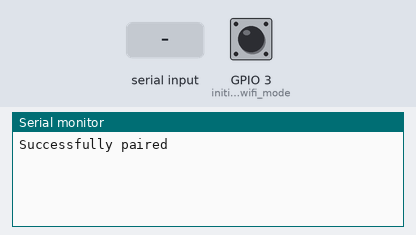
A sketch run on a simulated ESP32. On the bench: the last lines printed to the serial monitor. The test bench sets the inputs (shaded band); at power-on: GPIO 3 (initialize_wifi_mode) HIGH.

Above: at 1.2 s.
1.3 s: GPIO 3 (initialize_wifi_mode) pulled LOW for 0.15 s
At 1.9 s:
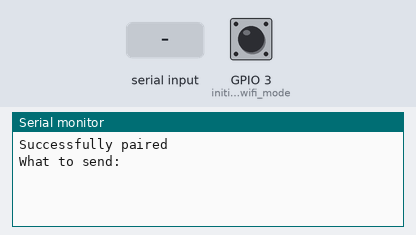
2.9 s: byte 30 received over Serial
At 5.2 s:
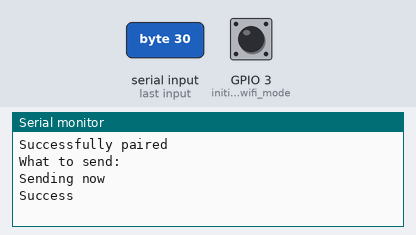

Measured:
- after the input at 1.3 s, the serial monitor: prints a new line at once (image 1)
- after the input at 2.9 s, the serial monitor: prints a new line after 1.0 s (image 2)

The sketch:

Lab3Part3Sender.ino
```cpp
/*filename: Lab3Part3Sender.ino
Author: Theo Favour, Christopher Andrade
Date: 6/17/24
Description: Sends a message to be received on the serial monitor of the other ESP32 */

// MAC Address: 74:4D:BD:7D:40:18

#include <esp_now.h>
#include <WiFi.h>

// Replace with receiver's MAC address
uint8_t broadcastAddress[] = {0x74, 0x4D, 0xBD, 0x7D, 0x40, 0x18};
volatile bool buttonPressed = false;

void IRAM_ATTR buttonInterrupt() {
  buttonPressed = true;
}

void onDataSent(const uint8_t *mac_addr, esp_now_send_status_t status) {
 // Callback function called when data is sent
 // Check if the delivery was successful and print the status
 Serial.println(status == ESP_NOW_SEND_SUCCESS ? "Success" : "Failed");
}

void setup() {
  Serial.begin(9600); //initialize and wait for serial so we can print results
  while (!Serial) {}

  WiFi.mode(WIFI_STA);
  pinMode(D2, INPUT_PULLUP); //initialize wifi mode, set pin D2 (switch) to be input_pullup which means LOW when pressed
  attachInterrupt(digitalPinToInterrupt(D2), &buttonInterrupt, FALLING); //set the interrupt on the switch to activate when going from HIGH to LOW

  if (esp_now_init() != ESP_OK) {
    Serial.println("Failed to initialize");
    return; // Initialize ESP-NOW and check for success
  }

  esp_now_register_send_cb(onDataSent); // Register the send callback function

  esp_now_peer_info_t peerInfo; // Data structure for handling peer information

  // Copy the receiver's MAC address to peer information
  memset(&peerInfo, 0, sizeof(peerInfo));
  memcpy(peerInfo.peer_addr, broadcastAddress, 6);

  peerInfo.channel = 0; // Set WiFi channel to 0 (default)
  peerInfo.encrypt = false; // Disable encryption

  if (esp_now_add_peer(&peerInfo) != ESP_OK) {
    Serial.println("Failed to add peer");
    return;// Add peer and check for success
  }

  Serial.println("Successfully paired");
}

void loop() {
  if (buttonPressed) {
    Serial.println("What to send:");
    uint8_t buffer[16] = {0};

    // Wait until Serial input
    while(Serial.available() == 0){}

    // Place entered string into buffer array and determine length of entered string
    int inputLength = Serial.readBytesUntil('\r', buffer, 16) -1;

    // Clear remaining bytes in Serial Monitor
    while(Serial.available() > 0) {
      char t = Serial.read();
      t = t ;  // Avoid compiler warnings about how t is "unused"
    }

    uint8_t *data = &buffer[0]; //copy the address of the buffer array to put in the esp_now_send function

    buttonPressed = false;

    Serial.println("Sending now");
    esp_now_send(broadcastAddress, data, inputLength); // send the message to the given MAC address

    delay(1000);
  }
} 
```
